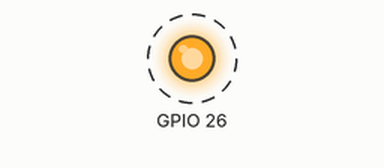
A sketch run on a simulated ESP32. Shown: output pins drawn as LEDs (lit = HIGH). Dashed ring = blinking.

Above: at 0.2 s.
Timing chart, 0 to 3.0 s (numbered marks = the images above):
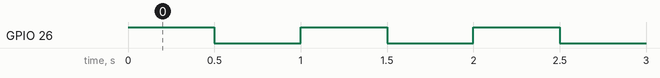

The sketch:

Leds_ESP32.ino
```cpp
/*
 * This ESP32 code is created by esp32io.com
 *
 * This ESP32 code is released in the public domain
 *
 * For more detail (instruction and wiring diagram), visit https://esp32io.com/tutorials/esp32-led-blink
 */

// the setup function runs once when you press reset or power the board
void setup() {
  // initialize digital pin GPIO18 as an output.
  pinMode(26, OUTPUT);
}

// the loop function runs over and over again forever
void loop() {
  digitalWrite(26, HIGH); // turn the LED on
  delay(500);             // wait for 500 milliseconds
  digitalWrite(26, LOW);  // turn the LED off
  delay(500);             // wait for 500 milliseconds
}
```

Measured:
- by itself, GPIO 26: alternates HIGH for 0.50 s and LOW for 0.50 s
